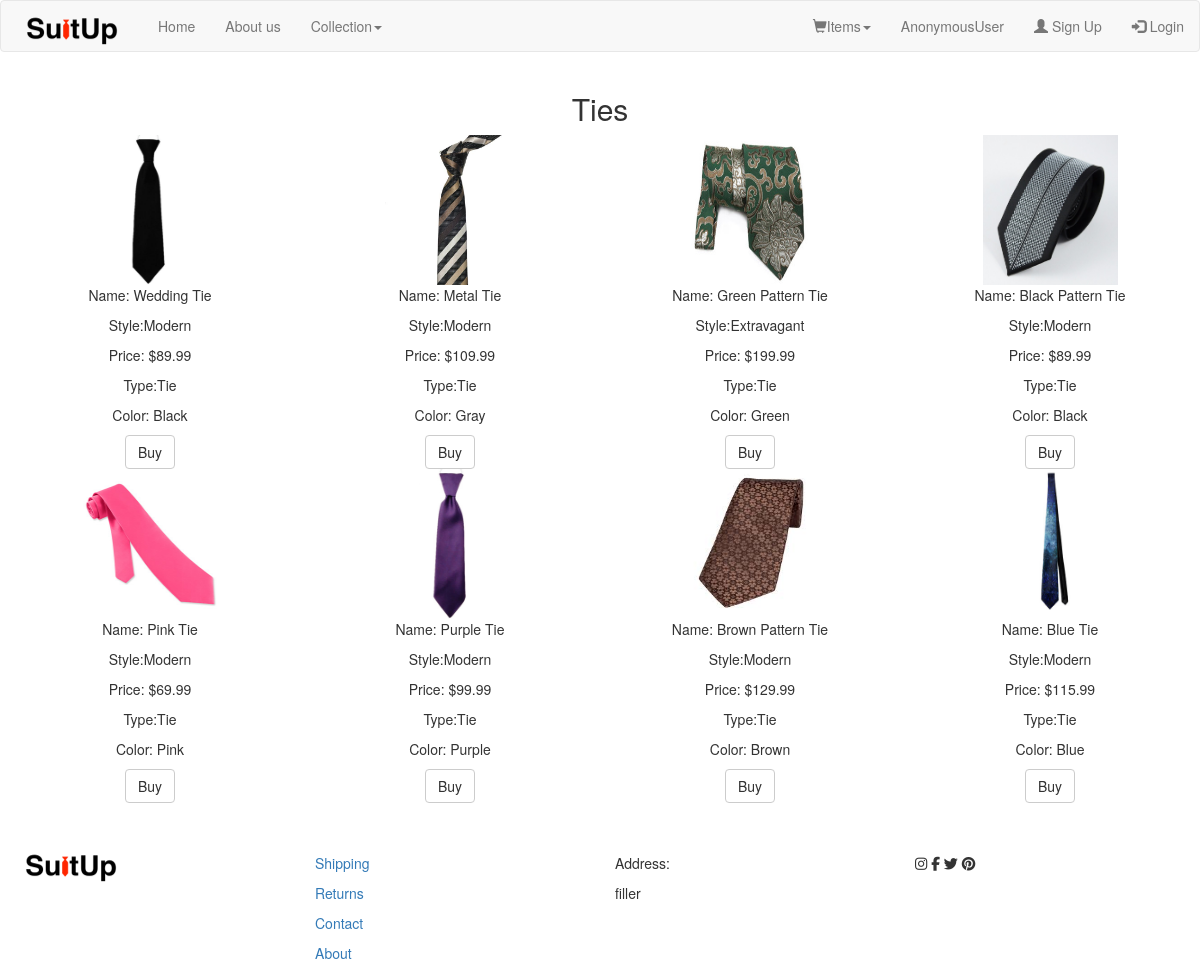
Screenshot of /tie/ with the database file from the repository.
### store_products/models.py (models this page shows, shortened)
class Product(models.Model):
    product_name = models.CharField(max_length=70)
    style = models.CharField(max_length=70)
    price = models.FloatField()
    type = models.CharField(max_length=15)
    color = models.CharField(max_length=15)
    favorite = models.BooleanField()
    display_rank = models.IntegerField()
    image_url = models.CharField(default='images/image', max_length=70)

### store_products/views.py (the view)
# urls.py: url(r'^tie/$', views.ties_view, name='ties'),
def ties_view(request):
    return products_serializer(request, 'Tie')

### store_products/views.py (called while the page is built)
def products_serializer(request, type):
    viewed_products = []
    product = type
    product = product.lower()
    for r in Product.objects.values_list('display_rank', flat=True).distinct():
        x = Product.objects.filter(type=type, display_rank=r)
        viewed_products.append(x)
    return render(request, ('store_products/{0}.html'.format(product)), {'products': viewed_products})

### store_products/templates/store_products/tie.html
{% extends "store_products/index.html" %}
{% load staticfiles %}
{% block content %}
<div class="container-fluid text-center">
	<div class="row">
	<h2>Ties</h2>
	</div>
	{% for product in products %}
	<div class="row">
		{% for details in product %}
		<div class="col-xs-3 text-center catalog">
			<img id="img{{details.id}}" class='stock' src="{% static details.image_url %}" />
			<p>Name: <span id="name{{details.id}}">{{details.product_name}}</span></p>
			<p>Style:<span>{{details.style}}</span></p>
			<p>Price: <span id="price{{details.id}}">${{details.price}}</span></p>
			<p>Type:<span>{{details.type}}</span></p>
			<p>Color: <span>{{details.color}}</span></p>
			<button class="btn btn-default buy" id="{{details.id}}">Buy</button>
		</div>
		{% endfor %}
	</div>
	{% endfor %}
</div>
{% endblock %}

### store_products/static/css/products.css (style rules this page uses)
.catalog { position:relative; }
.catalog .stock { height:150px; width:50%; }

### rows the page displays
Product: image_url (picture), product_name "Wedding Tie", style "Modern", price "89.99", type "Tie", color "Black"
Product: image_url (picture), product_name "Metal Tie", style "Modern", price "109.99", type "Tie", color "Gray"
Product: image_url (picture), product_name "Green Pattern Tie", style "Extravagant", price "199.99", type "Tie", color "Green"
Product: image_url (picture), product_name "Black Pattern Tie", style "Modern", price "89.99", type "Tie", color "Black"
Product: image_url (picture), product_name "Pink Tie", style "Modern", price "69.99", type "Tie", color "Pink"
Product: image_url (picture), product_name "Purple Tie", style "Modern", price "99.99", type "Tie", color "Purple"
Product: image_url (picture), product_name "Brown Pattern Tie", style "Modern", price "129.99", type "Tie", color "Brown"
Product: image_url (picture), product_name "Blue Tie", style "Modern", price "115.99", type "Tie", color "Blue"

### other values shown
{{ user }} "AnonymousUser"
